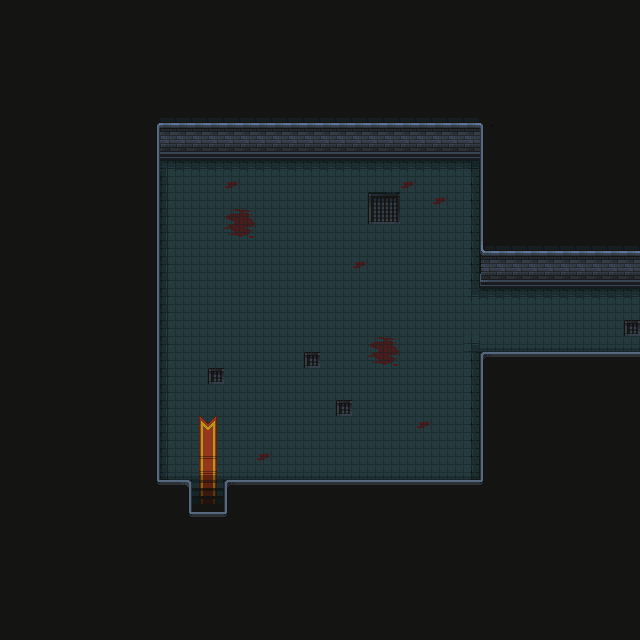

Below is a game level as drawn by its tile map, then a one-line description and the .tmx that defines it (tile-layer data replaced by summaries):
An orthogonal 40x40 tile map with 16x16 px tiles, 3 tile layers (Sol, Murs, Objets 1) and 8 objects (7x Collisions, spawn).

<map version="1.10" tiledversion="1.10.2" orientation="orthogonal" renderorder="right-down" width="40" height="40" tilewidth="16" tileheight="16" infinite="0" nextlayerid="5" nextobjectid="11">
 <tileset firstgid="1" source="Nv 1.tsx" />
 <layer id="1" name="Sol" width="40" height="40">
  <data>[1600 cells, 444 non-empty, 24 distinct tile ids]</data>
 </layer>
 <layer id="2" name="Murs" width="40" height="40">
  <data>[1600 cells, 1156 non-empty, 16 distinct tile ids]</data>
 </layer>
 <layer id="3" name="Objets 1" width="40" height="40">
  <data>[1600 cells, 8 non-empty, 8 distinct tile ids]</data>
 </layer>
 <objectgroup id="4" name="objets">
  <object id="1" name="spawn_lvl3" type="spawn" x="207.345" y="455.86">
   <point />
  </object>
  <object id="3" name="collisions" type="Collisions" x="160" y="144" width="320" height="16" />
  <object id="4" name="collisions" type="Collisions" x="144" y="144" width="16" height="336" />
  <object id="5" name="collisions" type="Collisions" x="144" y="480" width="352" height="16" />
  <object id="6" name="collisions" type="Collisions" x="480" y="352" width="16" height="128" />
  <object id="7" name="collisions" type="Collisions" x="496" y="352" width="144" height="16" />
  <object id="8" name="collisions" type="Collisions" x="480" y="144" width="16" height="127.719" />
  <object id="9" name="collisions" type="Collisions" x="480" y="272" width="160" height="16" />
 </objectgroup>
</map>
